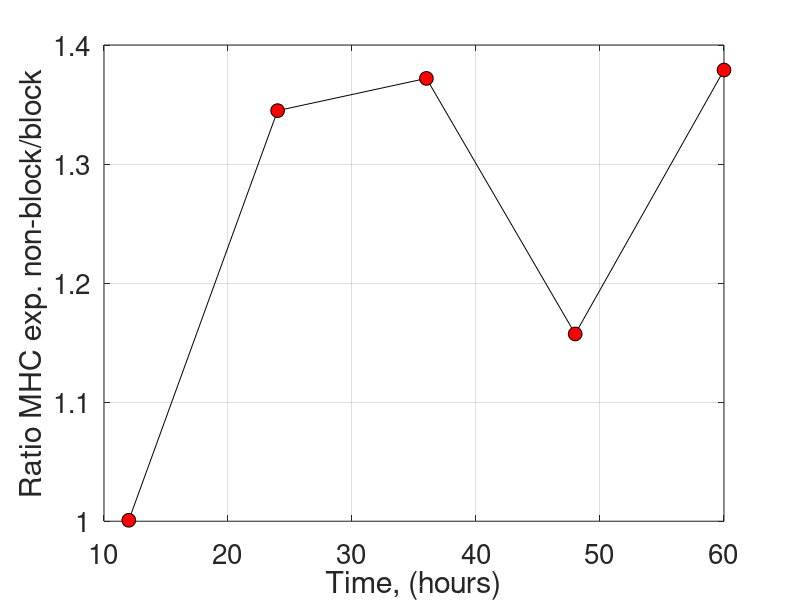
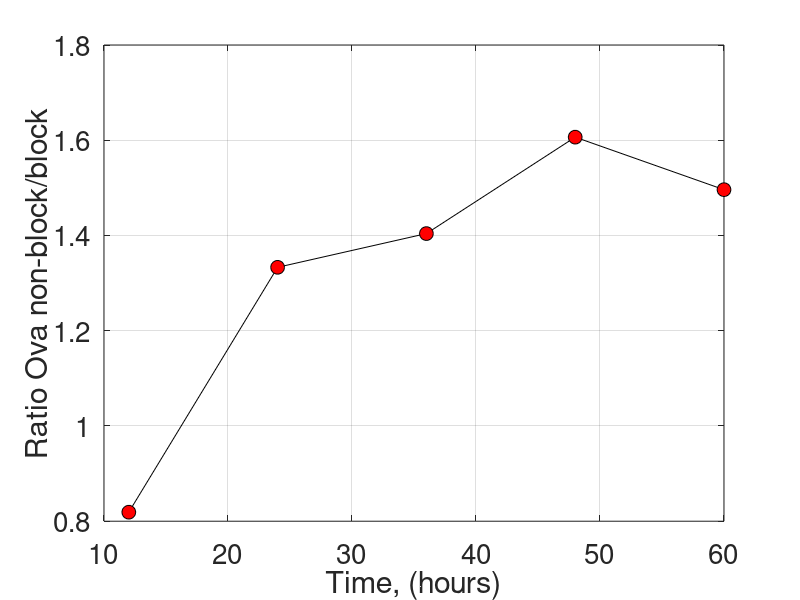
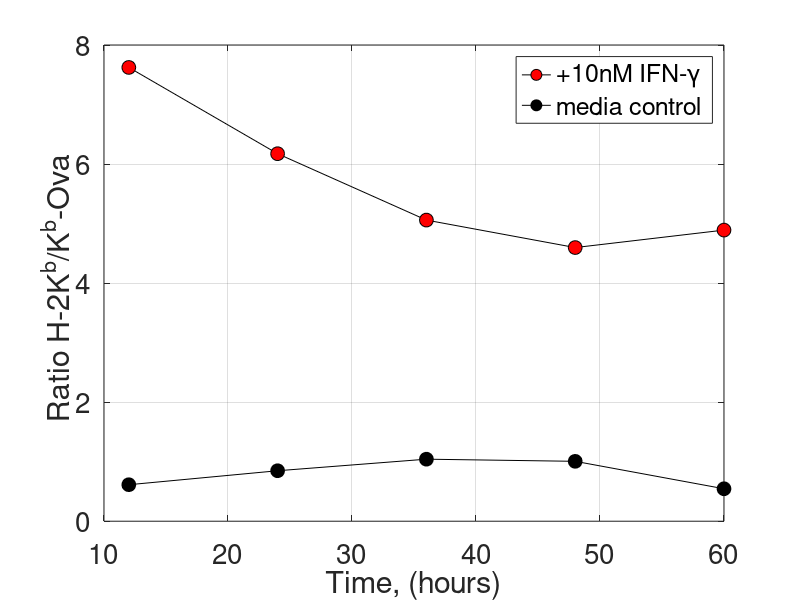
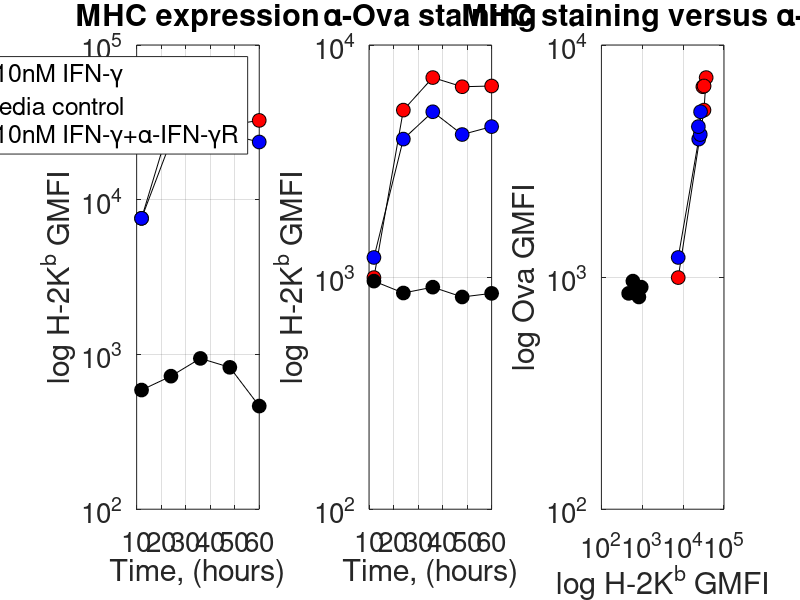

Write MATLAB code to recreate these figures, in order.
%Unpulsed B16 Kb-Ova control
%To test the bacground of Kb-Ova, exposed B16 cells to high dose of IFN-g
%(10nM), and then stained for Kb-Ova and H-2Kb. 

%%

%condition A = 10e5 B16 + 10nM IFN-g UNPULSED
%condition B = 10e5 B16 - IFN-g UNPULSED
%condition C = 10e5 B16 + 10nM IFN-g + 10ug/mL anti-IFN-gR UNPULSED

A_MHC=[7585 32363 36620 30382 32561];
B_MHC=[589 724 943 826 464];
C_MHC=[7579 24064 26692 26253 23612];

A_OVA=[995 5242 7239 6609 6658];
B_OVA=[961 854 905 821 851];
C_OVA=[1215 3932 5156 4114 4450];

ratio_A=A_MHC./A_OVA;
ratio_B=B_MHC./B_OVA;

blockratio=A_MHC./C_MHC;
blockratio_OVA=A_OVA./C_OVA;

time=[12 24 36 48 60];

figure
plot(time, blockratio, '-ko', 'markeredgecolor', 'k', 'markerfacecolor', 'r', 'markersize', 10)
set(gca, 'Fontsize', 20, 'ygrid', 'on', 'xgrid', 'on')
set(gcf, 'color', 'w')
xlabel('Time, (hours)')
ylabel('Ratio MHC exp. non-block/block')
box on

figure
plot(time, blockratio_OVA, '-ko', 'markeredgecolor', 'k', 'markerfacecolor', 'r', 'markersize', 10)
set(gca, 'Fontsize', 20, 'ygrid', 'on', 'xgrid', 'on')
set(gcf, 'color', 'w')
xlabel('Time, (hours)')
ylabel('Ratio Ova non-block/block')

figure()
hold on
plot(time, ratio_A, '-ko', 'markeredgecolor', 'k', 'markerfacecolor', 'r', 'markersize', 10)
plot(time, ratio_B, '-ko', 'markeredgecolor', 'k', 'markerfacecolor', 'k', 'markersize', 10)
set(gca, 'Fontsize', 20, 'ygrid', 'on', 'xgrid', 'on')
set(gcf, 'color', 'w')
xlabel('Time, (hours)')
ylabel('Ratio H-2K^b/K^b-Ova ')
legend('+10nM IFN-\gamma', 'media control')
box on

figure()
subplot(1,3,1)
hold on
plot(time, A_MHC, '-ko', 'markeredgecolor', 'k', 'markerfacecolor', 'r', 'markersize', 10)
plot(time, B_MHC, '-ko', 'markeredgecolor', 'k', 'markerfacecolor', 'k', 'markersize', 10)
plot(time, C_MHC, '-ko', 'markeredgecolor', 'k', 'markerfacecolor', 'b', 'markersize', 10)
set(gca, 'Fontsize', 20, 'yscale', 'log', 'ygrid', 'on', 'xgrid', 'on')
set(gcf, 'color', 'w')
xlabel('Time, (hours)')
ylabel('log H-2K^b GMFI')
title('MHC expression')
legend('+10nM IFN-\gamma', 'media control', '+10nM IFN-\gamma+\alpha-IFN-\gammaR' )
box on
subplot(1,3,2)
hold on
plot(time, A_OVA, '-ko', 'markeredgecolor', 'k', 'markerfacecolor', 'r', 'markersize', 10)
plot(time, B_OVA, '-ko', 'markeredgecolor', 'k', 'markerfacecolor', 'k', 'markersize', 10)
plot(time, C_OVA, '-ko', 'markeredgecolor', 'k', 'markerfacecolor', 'b', 'markersize', 10)
set(gca, 'Fontsize', 20, 'yscale', 'log', 'ygrid', 'on', 'xgrid', 'on')
set(gcf, 'color', 'w')
xlabel('Time, (hours)')
ylabel('log H-2K^b GMFI')
title('\alpha-Ova staining')
box on
subplot(1,3,3)
hold on
plot(A_MHC, A_OVA, '-ko', 'markeredgecolor', 'k', 'markerfacecolor', 'r', 'markersize', 10)
plot(B_MHC, B_OVA, '-ko', 'markeredgecolor', 'k', 'markerfacecolor', 'k', 'markersize', 10)
plot(C_MHC, C_OVA, '-ko', 'markeredgecolor', 'k', 'markerfacecolor', 'b', 'markersize', 10)
set(gca, 'Fontsize', 20, 'yscale', 'log', 'xscale', 'log', 'ygrid', 'on', 'xgrid', 'on')
set(gcf, 'color', 'w')
ylabel('log Ova GMFI')
xlabel('log H-2K^b GMFI')
title('MHC staining versus \alpha-Ova')
box on
